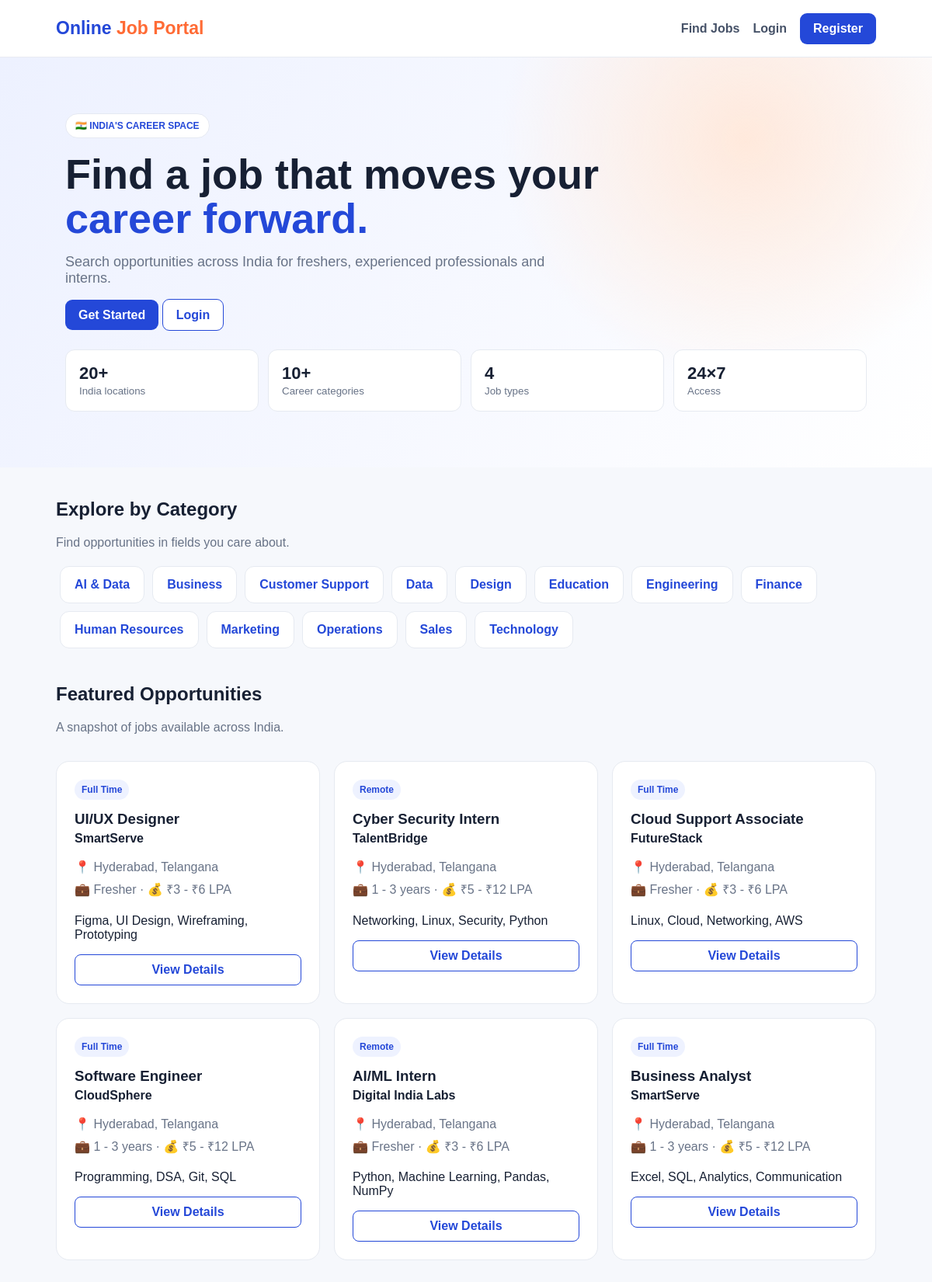
The page / on the database its author committed.
### jobs/models.py (models this page shows, shortened)
class Job(models.Model):
    title=models.CharField(max_length=150); company=models.CharField(max_length=150)
    location=models.CharField(max_length=100); state=models.CharField(max_length=80,default="India")
    job_type=models.CharField(max_length=30,choices=[("Full Time","Full Time"),("Part Time","Part Time"),("Internship","Internship"),("Remote","Remote")])
    experience=models.CharField(max_length=80,default="Fresher"); salary=models.CharField(max_length=100,blank=True)
    skills=models.CharField(max_length=300); description=models.TextField(); category=models.CharField(max_length=80,default="Technology")
    posted_by=models.ForeignKey(User,on_delete=models.CASCADE); created_at=models.DateTimeField(auto_now_add=True)
    class Meta: ordering=["-created_at"]

### jobs/views.py (the view)
# urls.py: path("",views.home,name="home"),
def home(request):
    if request.GET and not request.user.is_authenticated: return redirect("login")
    return render(request,"home.html",{"jobs":Job.objects.all()[:6],"categories":Job.objects.values_list("category",flat=True).distinct().order_by("category"),"states":Job.objects.values_list("state",flat=True).distinct().order_by("state")})

### templates/home.html (shortened to what this page needs)
{% extends "base.html" %}{% block title %}Online Job Portal | Jobs Across India{% endblock %}{% block content %}
<section class="hero"><span class="eyebrow">🇮🇳 INDIA'S CAREER SPACE</span><h1>Find a job that moves your <span>career forward.</span></h1><p>Search opportunities across India for freshers, experienced professionals and interns.</p>{% if user.is_authenticated %}<form class="search" action="/jobs/" method="get"><input name="q" placeholder="Job title, skills or company"><input name="location" placeholder="City or state"><button class="btn">Search Jobs</button></form>{% else %}<div style="margin-top:28px"><a class="btn" href="/register/">Get Started</a> <a class="btn" style="background:#fff!important;color:#2448d8!important;border:1px solid #2448d8" href="/login/">Login</a></div>{% endif %}<div class="trust"><div><b>20+</b><br><small class="muted">India locations</small></div><div><b>10+</b><br><small class="muted">Career categories</small></div><div><b>4</b><br><small class="muted">Job types</small></div><div><b>24×7</b><br><small class="muted">Access</small></div></div></section>
<section class="section"><h2>Explore by Category</h2><p class="muted">Find opportunities in fields you care about.</p><div class="catwrap">{% for c in categories %}<a class="cat" href="/jobs/?category={{c}}">{{c}}</a>{% empty %}<span class="muted">Run seed_jobs to load categories.</span>{% endfor %}</div></section>
<section class="section"><h2>Featured Opportunities</h2><p class="muted">A snapshot of jobs available across India.</p><br><div class="grid">{% for job in jobs %}<article class="card job"><span class="tag">{{job.job_type}}</span><h3>{{job.title}}</h3><b>{{job.company}}</b><div class="meta">📍 {{job.location}}, {{job.state}}<br>💼 {{job.experience}} · 💰 {{job.salary|default:"Not disclosed"}}</div><p>{{job.skills}}</p><a class="view" href="/job/{{job.id}}/">View Details</a></article>{% endfor %}</div></section>{% endblock %}

### templates/base.html (shortened to what this page needs)
<!doctype html>
<html>
    <head>
</head>
<body>
    <nav>
        <a class="brand" href="/">Online <span>Job Portal</span></a>
        <div class="links"><a href="{% if user.is_authenticated %}/jobs/{% else %}/login/{% endif %}">Find Jobs</a>
            {% if user.is_authenticated %}
            <a href="/saved/">Saved</a>
            <a href="/applications/">Applications</a>
            <a href="/post-job/" class="primary">Post a Job</a>
            <a href="/logout/">Logout</a>
            {% else %}
            <a href="/login/">Login</a>
            <a href="/register/" class="primary">Register</a>
            {% endif %}
        </div>
    </nav>
    {% block content %}
    {% endblock %}
</body>
</html>

### templates/base.html (style rules this page uses)
* { box-sizing:border-box; }
body { margin:0; font-family:Arial,Helvetica,sans-serif; background:#f6f8fc; color:#172033; }
nav { height:74px; background:#fff; border-bottom:1px solid #e8ebf2; display:flex; align-items:center; justify-content:space-between; padding:0 6%; position:sticky; top:0; z-index:20; }
.brand { font-size:23px; font-weight:900; text-decoration:none; color:#2448d8; }
.brand span { color:#ff6b35; }
.links { display:flex; align-items:center; gap:17px; }
.links a { text-decoration:none; color:#465268; font-weight:700; }
.primary,.btn { background:#2448d8!important; color:#fff!important; padding:11px 17px;border:0; border-radius:9px; text-decoration:none; font-weight:800;cursor:pointer; }
.card { background:#fff; border:1px solid #e6eaf1; border-radius:17px; padding:23px; }
.muted { color:#687387; }

### templates/home.html (style rules this page uses)
.hero { padding:72px 7%;background:radial-gradient(circle at 80% 20%,#ffe9dc,transparent 30%),linear-gradient(120deg,#edf1ff,#fff) }
.eyebrow { display:inline-block;background:#fff;border:1px solid #e5e9f2;padding:8px 12px;border-radius:30px;color:#2448d8;font-weight:800;font-size:12px }
.hero h1 { font-size:54px;line-height:1.05;max-width:780px;margin:18px 0 }
.hero h1 span { color:#2448d8 }
.hero p { font-size:18px;color:#687387;max-width:650px }
.section { width:88%;max-width:1180px;margin:40px auto }
.grid { display:grid;grid-template-columns:repeat(3,1fr);gap:18px }
.job h3 { margin:14px 0 5px }
.tag { display:inline-block;background:#eef2ff;color:#2448d8;padding:6px 9px;border-radius:20px;font-size:12px;font-weight:800 }
.meta { color:#687387;line-height:1.8;margin:14px 0 }
.view { display:block;text-align:center;border:1px solid #2448d8;color:#2448d8;text-decoration:none;padding:10px;border-radius:8px;font-weight:800;margin-top:16px }
.catwrap { display:flex;flex-wrap:wrap }
.cat { background:#fff;border:1px solid #e6eaf1;padding:14px 18px;border-radius:12px;margin:5px;text-decoration:none;color:#2448d8;font-weight:800 }
.trust { display:grid;grid-template-columns:repeat(4,1fr);gap:12px;margin-top:35px }
.trust div { background:#fff;border:1px solid #e6eaf1;padding:17px;border-radius:12px }
.trust b { font-size:22px }

### rows shown on the page
Job: job_type "Full Time", title "UI/UX Designer", company "SmartServe", location "Hyderabad", state "Telangana", experience "Fresher", salary "₹3 - ₹6 LPA", skills "Figma, UI Design, Wireframing, Prototyping"
Job: job_type "Remote", title "Cyber Security Intern", company "TalentBridge", location "Hyderabad", state "Telangana", experience "1 - 3 years", salary "₹5 - ₹12 LPA", skills "Networking, Linux, Security, Python"
Job: job_type "Full Time", title "Cloud Support Associate", company "FutureStack", location "Hyderabad", state "Telangana", experience "Fresher", salary "₹3 - ₹6 LPA", skills "Linux, Cloud, Networking, AWS"
Job: job_type "Full Time", title "Software Engineer", company "CloudSphere", location "Hyderabad", state "Telangana", experience "1 - 3 years", salary "₹5 - ₹12 LPA", skills "Programming, DSA, Git, SQL"
Job: job_type "Remote", title "AI/ML Intern", company "Digital India Labs", location "Hyderabad", state "Telangana", experience "Fresher", salary "₹3 - ₹6 LPA", skills "Python, Machine Learning, Pandas, NumPy"
Job: job_type "Full Time", title "Business Analyst", company "SmartServe", location "Hyderabad", state "Telangana", experience "1 - 3 years", salary "₹5 - ₹12 LPA", skills "Excel, SQL, Analytics, Communication"

### other values the page prints
{{ c }} "AI & Data" "Business" "Customer Support" "Data" "Design" "Education" "Engineering" "Finance" "Human Resources" "Marketing" "Operations" "Sales" "Technology"
